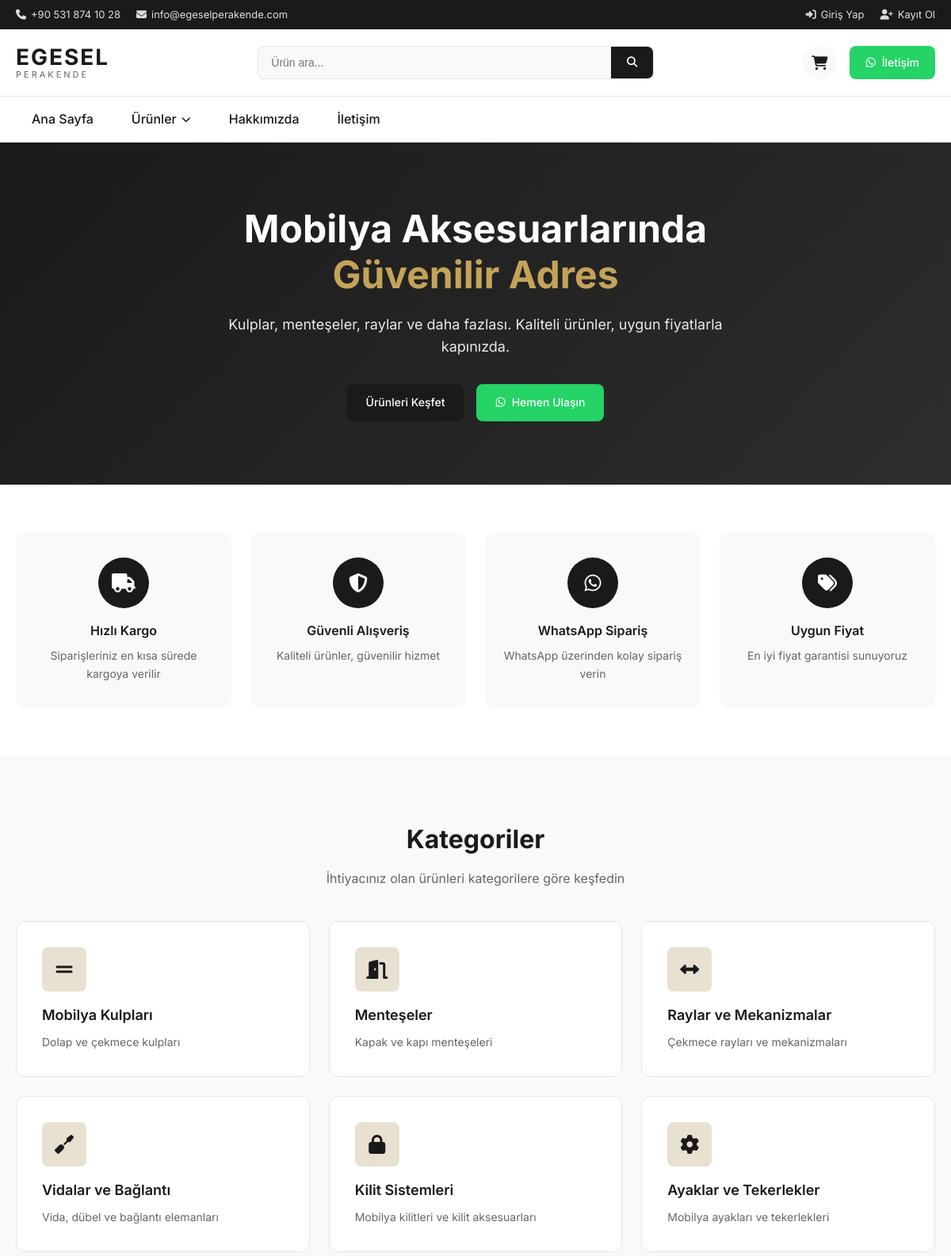
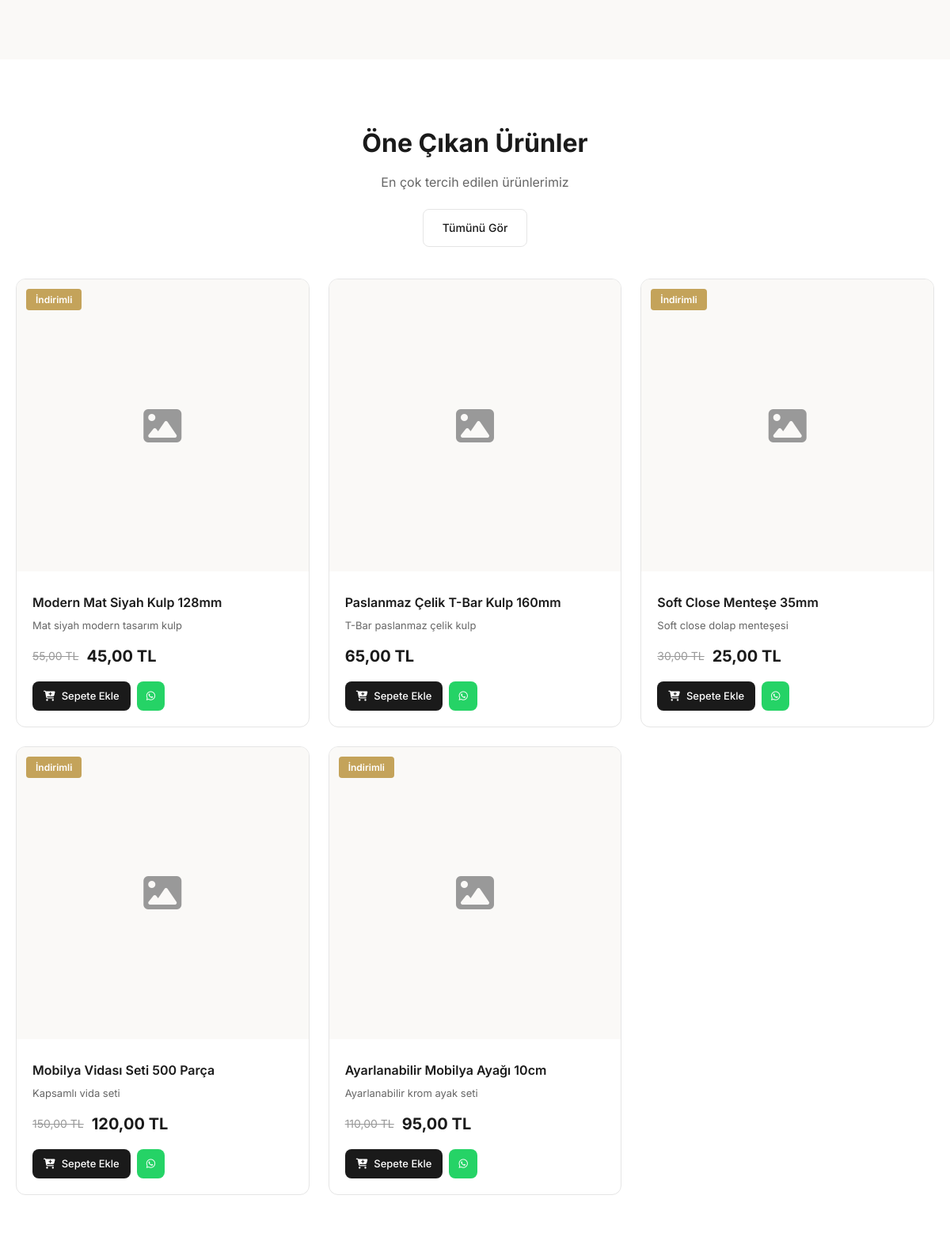
The page / (upper part) on the database its author committed (2 pictures, top to bottom).
### tables this page shows
CREATE TABLE IF NOT EXISTS categories (
    id INT AUTO_INCREMENT PRIMARY KEY,
    name VARCHAR(100) NOT NULL,
    slug VARCHAR(100) NOT NULL UNIQUE,
    description TEXT,
    image VARCHAR(255),
    parent_id INT DEFAULT NULL,
    sort_order INT DEFAULT 0,
    is_active TINYINT(1) DEFAULT 1,
    created_at TIMESTAMP DEFAULT CURRENT_TIMESTAMP,
    updated_at TIMESTAMP DEFAULT CURRENT_TIMESTAMP ON UPDATE CURRENT_TIMESTAMP,
    FOREIGN KEY (parent_id) REFERENCES categories(id) ON DELETE SET NULL
);

CREATE TABLE IF NOT EXISTS products (
    id INT AUTO_INCREMENT PRIMARY KEY,
    name VARCHAR(255) NOT NULL,
    slug VARCHAR(255) NOT NULL UNIQUE,
    description TEXT,
    short_description VARCHAR(500),
    price DECIMAL(10, 2) NOT NULL,
    old_price DECIMAL(10, 2) DEFAULT NULL,
    sku VARCHAR(50) UNIQUE,
    stock INT DEFAULT 0,
    category_id INT,
    image VARCHAR(255),
    images TEXT,
    is_featured TINYINT(1) DEFAULT 0,
    is_active TINYINT(1) DEFAULT 1,
    view_count INT DEFAULT 0,
    created_at TIMESTAMP DEFAULT CURRENT_TIMESTAMP,
    updated_at TIMESTAMP DEFAULT CURRENT_TIMESTAMP ON UPDATE CURRENT_TIMESTAMP,
    FOREIGN KEY (category_id) REFERENCES categories(id) ON DELETE SET NULL
);

### includes/functions.php (called while the page is built, shortened)
<?php
function e($string) {
    return htmlspecialchars($string, ENT_QUOTES, 'UTF-8');
}
function formatPrice($price) {
    return number_format($price, 2, ',', '.') . ' TL';
}
function getWhatsAppLink($message = '') {
    $number = WHATSAPP_NUMBER;
    $message = urlencode($message);
    return "https://wa.me/{$number}?text={$message}";
}
function getProductWhatsAppMessage($product) {
    $message = "Merhaba, aşağıdaki ürün hakkında bilgi almak istiyorum:\n\n";
    $message .= "Ürün: " . $product['name'] . "\n";
    $message .= "Fiyat: " . formatPrice($product['price']) . "\n";
    $message .= "Ürün Kodu: " . ($product['sku'] ?? 'Belirtilmemiş') . "\n";
    $message .= "Link: " . SITE_URL . "/urun.php?slug=" . $product['slug'];
    return $message;
}
function getCategories() {
    $db = getDB();
    $stmt = $db->query("SELECT * FROM categories WHERE is_active = 1 ORDER BY sort_order ASC");
    return $stmt->fetchAll();
}
function getFeaturedProducts($limit = 8) {
    $db = getDB();
    $stmt = $db->prepare("SELECT * FROM products WHERE is_featured = 1 AND is_active = 1 ORDER BY created_at DESC LIMIT ?");
    $stmt->execute([$limit]);
    return $stmt->fetchAll();
}
?>

### index.php (the view, shortened to what this page needs)
<?php
require_once 'includes/header.php';
$featuredProducts = getFeaturedProducts(8);
$allCategories = getCategories();
?>
<section class="hero">
    <div class="container">
        <div class="hero-content">
            <h1>Mobilya Aksesuarlarında <span>Güvenilir Adres</span></h1>
            <p>Kulplar, menteşeler, raylar ve daha fazlası. Kaliteli ürünler, uygun fiyatlarla kapınızda.</p>
            <div class="hero-buttons">
                <a href="urunler.php" class="btn btn-primary">Ürünleri Keşfet</a>
                <a href="<?php echo getWhatsAppLink('Merhaba, Egesel Perakende hakkında bilgi almak istiyorum.'); ?>"
                   class="btn btn-whatsapp" target="_blank">
                    <i class="fab fa-whatsapp"></i> Hemen Ulaşın
                </a>
            </div>
        </div>
    </div>
</section>
<section class="features">
    <div class="container">
        <div class="features-grid">
            <div class="feature-card">
                <div class="feature-icon">
                    <i class="fas fa-truck"></i>
                </div>
                <h3>Hızlı Kargo</h3>
                <p>Siparişleriniz en kısa sürede kargoya verilir</p>
            </div>
            <div class="feature-card">
                <div class="feature-icon">
                    <i class="fas fa-shield-alt"></i>
                </div>
                <h3>Güvenli Alışveriş</h3>
                <p>Kaliteli ürünler, güvenilir hizmet</p>
            </div>
            <div class="feature-card">
                <div class="feature-icon">
                    <i class="fab fa-whatsapp"></i>
                </div>
                <h3>WhatsApp Sipariş</h3>
                <p>WhatsApp üzerinden kolay sipariş verin</p>
            </div>
            <div class="feature-card">
                <div class="feature-icon">
                    <i class="fas fa-tags"></i>
                </div>
                <h3>Uygun Fiyat</h3>
                <p>En iyi fiyat garantisi sunuyoruz</p>
            </div>
        </div>
    </div>
</section>
<section class="categories-section">
    <div class="container">
        <div class="section-header">
            <h2>Kategoriler</h2>
            <p>İhtiyacınız olan ürünleri kategorilere göre keşfedin</p>
        </div>
        <div class="categories-grid">
            <?php foreach ($allCategories as $category): ?>
                <a href="urunler.php?kategori=<?php echo e($category['slug']); ?>" class="category-card">
                    <div class="category-icon">
                        <?php
                        $icons = [
                            'mobilya-kulplari' => 'fa-grip-lines',
                            'menteseler' => 'fa-door-open',
                            'raylar-mekanizmalar' => 'fa-arrows-alt-h',
                            'vidalar-baglanti' => 'fa-screwdriver',
                            'kilit-sistemleri' => 'fa-lock',
                            'ayaklar-tekerlekler' => 'fa-cog'
                        ];
                        $icon = $icons[$category['slug']] ?? 'fa-box';
                        ?>
                        <i class="fas <?php echo $icon; ?>"></i>
                    </div>
                    <h3><?php echo e($category['name']); ?></h3>
                    <p><?php echo e($category['description']); ?></p>
                </a>
            <?php endforeach; ?>
        </div>
    </div>
</section>
<section class="products-section">
    <div class="container">
        <div class="section-header">
            <h2>Öne Çıkan Ürünler</h2>
            <p>En çok tercih edilen ürünlerimiz</p>
            <a href="urunler.php" class="btn btn-outline">Tümünü Gör</a>
        </div>
        <div class="products-grid">
            <?php foreach ($featuredProducts as $product): ?>
                <div class="product-card">
                    <?php if ($product['old_price']): ?>
                        <span class="product-badge">İndirimli</span>
                    <?php endif; ?>
                    <a href="urun.php?slug=<?php echo e($product['slug']); ?>" class="product-image">
                        <?php if ($product['image']): ?>
                            <img src="<?php echo SITE_URL . '/' . e($product['image']); ?>" alt="<?php echo e($product['name']); ?>">
                        <?php else: ?>
                            <div class="no-image"><i class="fas fa-image"></i></div>
                        <?php endif; ?>
                    </a>
                    <div class="product-info">
                        <h3><a href="urun.php?slug=<?php echo e($product['slug']); ?>"><?php echo e($product['name']); ?></a></h3>
                        <p class="product-description"><?php echo e($product['short_description']); ?></p>
                        <div class="product-price">
                            <?php if ($product['old_price']): ?>
                                <span class="old-price"><?php echo formatPrice($product['old_price']); ?></span>
                            <?php endif; ?>
                            <span class="current-price"><?php echo formatPrice($product['price']); ?></span>
                        </div>
                        <div class="product-actions">
                            <a href="sepet-ekle.php?id=<?php echo $product['id']; ?>" class="btn btn-sm btn-primary">
                                <i class="fas fa-cart-plus"></i> Sepete Ekle
                            </a>
                            <a href="<?php echo getWhatsAppLink(getProductWhatsAppMessage($product)); ?>"
                               class="btn btn-sm btn-whatsapp" target="_blank" title="WhatsApp ile İletişim">
                                <i class="fab fa-whatsapp"></i>
                            </a>
                        </div>
                    </div>
                </div>
            <?php endforeach; ?>
        </div>
    </div>
</section>
<?php require_once 'includes/footer.php'; ?>

### rows shown on the page
categories: name "Mobilya Kulpları", description "Dolap ve çekmece kulpları"
categories: name "Menteşeler", description "Kapak ve kapı menteşeleri"
categories: name "Raylar ve Mekanizmalar", description "Çekmece rayları ve mekanizmaları"
categories: name "Vidalar ve Bağlantı", description "Vida, dübel ve bağlantı elemanları"
categories: name "Kilit Sistemleri", description "Mobilya kilitleri ve kilit aksesuarları"
categories: name "Ayaklar ve Tekerlekler", description "Mobilya ayakları ve tekerlekleri"
products: shows "İndirimli", name "Modern Mat Siyah Kulp 128mm", short_description "Mat siyah modern tasarım kulp", old_price "55,00 TL", price "45,00 TL"
products: name "Paslanmaz Çelik T-Bar Kulp 160mm", short_description "T-Bar paslanmaz çelik kulp", price "65,00 TL"
products: shows "İndirimli", name "Soft Close Menteşe 35mm", short_description "Soft close dolap menteşesi", old_price "30,00 TL", price "25,00 TL"
products: shows "İndirimli", name "Mobilya Vidası Seti 500 Parça", short_description "Kapsamlı vida seti", old_price "150,00 TL", price "120,00 TL"
products: shows "İndirimli", name "Ayarlanabilir Mobilya Ayağı 10cm", short_description "Ayarlanabilir krom ayak seti", old_price "110,00 TL", price "95,00 TL"
